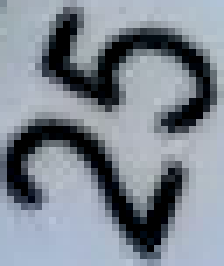
#> input picture mipcat/resources/template_25.png, 32 x 38 px (shown 7 times larger)
$ python generate_mp_confs.py ../mipcat/resources
#> lines starting #> are read from the running program, lines starting #| are printed output that depends on the picture
import argparse
import json
import os
import re
from pathlib import Path
import json
import cv2
import mipcat
from mipcat.video.template_trackers import MultiAngleTemplateTracker
from mipcat.video import template_trackers

DEFAULT_CONF = {
    "hue" : [48,85],
    "saturation" : [39, 255],
    "value" : [0,255],
    "close_rad" : 1.0,
    "pos" : 0
}

FILE_PATTERN = r'.*endoscope.*\.mp4'

use_templates = ['template_25.png','template_20.png','template_30.png']

sep = os.path.sep

base_templ_path = '/'.join(os.path.abspath(template_trackers.__file__).split(sep)[:-2])+'/resources/'
templ_fn = [base_templ_path + t for t in use_templates]
templates = [cv2.imread(tt) for tt in templ_fn]
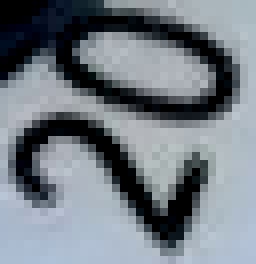
#> input picture mipcat/resources/template_20.png, 32 x 33 px (shown 8 times larger)
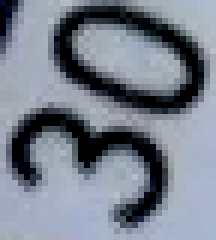
#> input picture mipcat/resources/template_30.png, 36 x 40 px (shown 6 times larger)
#> templates = 3 items
for nn, tt in zip(use_templates,templates):
    print(tt.shape)
#> this loop made 3 passes
#> nn on passes 1 to 3: 'template_25.png', 'template_20.png', 'template_30.png'
#| (38, 32, 3)
#| (33, 32, 3)
#| (40, 36, 3)

def find_template(file):
    cap =  cv2.VideoCapture(cv2.samples.findFile(file))
    ret, img = cap.read()
    print(img.shape)
    rects = []
    vals = []
    for template in templates:
        h, w = template.shape[:2]
        trk = template_trackers.MultiAngleTemplateTracker(template, angle_step=15, size_fact=1.3, n_size=5)
        cent, angle = trk.match(img)
        cent = [int(c) for c in cent]
        rects.append([int(cent[0]-w/2), int(cent[1]-h/2), w, h])
        vals.append(trk.val)
    return rects, vals

def parse_args():
    ap = argparse.ArgumentParser()

    ap.add_argument("root", help="root folder for search")
    ap.add_argument("-o", "--output", default="./",
                        help="start time in seconds")
    ap.add_argument("-e", "--end_sec", type=float, default=0.0,
                        help="end time in seconds")
    return ap.parse_args()

if __name__ == "__main__":
    args = parse_args()
    outdir = args.output
    if outdir[-1] != os.path.sep:
        outdir += os.path.sep
    for root, dirs, files in os.walk(args.root):
        for filename in files:
            path = os.path.join(root,filename)
            if re.match(FILE_PATTERN, path.lower()):
                print(path)
                jsfile = os.path.splitext(path)[0]+'_conf.json'
                try:
                    with open(jsfile,'r') as f:
                        js = json.load(f)
                    newjs = {}
                    for k, v in js.items():
                        if k in DEFAULT_CONF:
                            newjs[k] = v
                except IOError:
                    newjs = DEFAULT_CONF
                try:
                    rects, vals = find_template(path)
                    rect = rects[0]
                    if "rect" not in newjs:
                        newjs["rect"] = [[rect[0],rect[1]],[rect[0]+rect[2],rect[1]+rect[3]]]
                    newjs["other_rects"] = {nn:{'rect': rect, 'val': val}
                                            for nn,rect, val in zip(use_templates, rects, vals)}
                except AttributeError:
                    print("could not read "+path)
                thisoutdir = root.replace(args.root, outdir)
                newjsfile = os.path.splitext(filename)[0]+'_conf.json'
                outfile = os.path.join(thisoutdir, newjsfile)

                #print(outfile)
                Path(os.path.split(outfile)[0]).mkdir(parents=True, exist_ok=True)

                with open(outfile,"w") as f:
                    json.dump(newjs, f)
